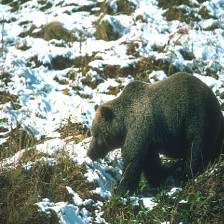
#> input picture app/models/DEEP_STEGO/test/images/100098.jpg, 224 x 224 px
$ python logistic_map_chaos.py
#> lines starting #> are read from the running program, lines starting #| are printed output that depends on the picture
#> the answer given: ../../DEEP_STEGO/test/images/100098.jpg
import cv2
import numpy as np
from tkinter import filedialog


def encrypt(image_path, key):
#> called with image_path = '../../DEEP_STEGO/test/images/100098.jpg', key = 4
    img = cv2.imread(image_path)
#> img is the input picture: shape (224, 224, 3); mean B, G, R 125, 135.2, 124.9

    # Get the dimensions of the image
    rows, cols, _ = img.shape
#> rows = 224; cols = 224

    # Create a copy of the image to store the encrypted image
    encrypted_img = np.zeros_like(img)

    # Set the initial conditions of the logistic map
    x = key
    r = 4

    # Iterate over each pixel in the image
    for i in range(rows):
        for j in range(cols):
            # Generate a pseudo-random number using the logistic map
            x = r * x * (1 - x)

            # Normalize the logistic map value to [0, 1]
            normalized_value = x - np.floor(x)

            # Encrypt each color channel value using XOR
            encrypted_img[i, j, 0] = img[i, j, 0] ^ int(normalized_value * 255)
            encrypted_img[i, j, 1] = img[i, j, 1] ^ int(normalized_value * 255)
            encrypted_img[i, j, 2] = img[i, j, 2] ^ int(normalized_value * 255)
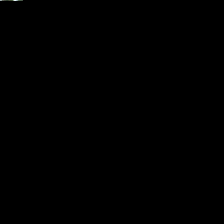
#> encrypted_img: shape (224, 224, 3); mean B, G, R 0, 0.1, 0

    # Save the encrypted image
    cv2.imwrite('output_encrypted.png', encrypted_img)


def decrypt(image_path, key):
    # Load the encrypted image
    encrypted_image = cv2.imread(image_path)

    # Get the dimensions of the image
    rows, cols, _ = encrypted_image.shape

    # Create a copy of the image to store the decrypted version
    decrypted_image = np.zeros_like(encrypted_image)

    # Set the initial conditions for the logistic map
    x = key
    r = 4

    # Iterate over each pixel in the image
    for i in range(rows):
        for j in range(cols):
            # Generate a pseudo-random number using the logistic map
            x = r * x * (1 - x)

            # Normalize the logistic map value to [0, 1]
            normalized_value = x - np.floor(x)

            # Decrypt each color channel value using XOR
            decrypted_image[i, j, 0] = encrypted_image[i, j, 0] ^ int(normalized_value * 255)
            decrypted_image[i, j, 1] = encrypted_image[i, j, 1] ^ int(normalized_value * 255)
            decrypted_image[i, j, 2] = encrypted_image[i, j, 2] ^ int(normalized_value * 255)

    # Save the decrypted image
    cv2.imwrite('output_decrypted.png', decrypted_image)


print("input the image filename")
filename = filedialog.askopenfilename(title="Select Image", filetypes=(
("PNG files", "*.png"), ("JPEG files", "*.jpg;*.jpeg"), ("All files", "*.*")))
#> (the run stopped early here; a loop or call above may not have finished)
